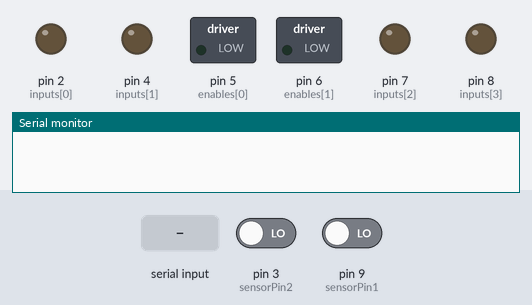
The sketch below on a simulated Arduino Uno, built with avr-gcc and run on an emulated ATmega328P. Parts: switched loads named in the sketch (green lamp = pin HIGH), output pins drawn as LEDs (lit = HIGH), the last lines printed to the serial monitor. The inputs (shaded band) are chosen by the test bench; at power-on: pin 3 (sensorPin2) LOW, pin 9 (sensorPin1) LOW.

Above: at 1.2 s.
1.3 s: "S" received over the second serial link
At 2.5 s:
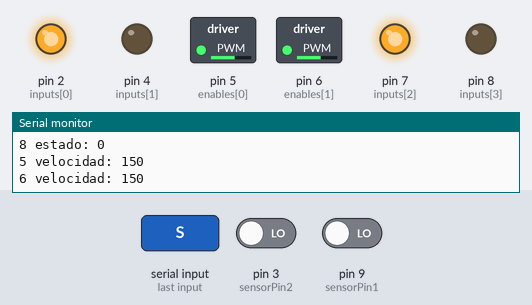
2.8 s: "W" received over the second serial link
At 3.8 s:
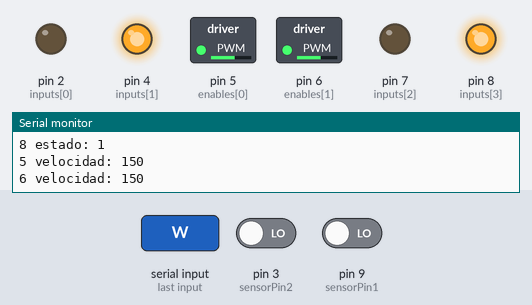
4.3 s: "A" received over the second serial link
At 4.9 s:
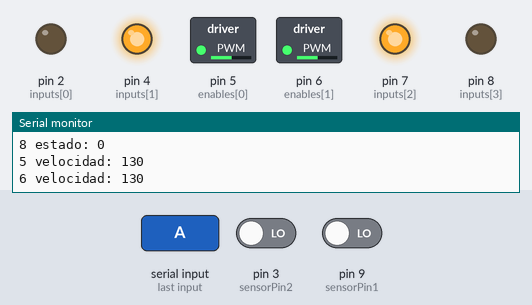
5.8 s: "D" received over the second serial link
At 7.0 s:
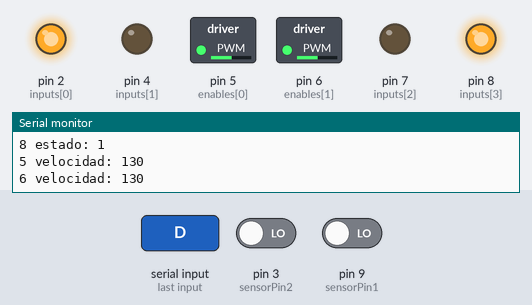
7.3 s: pin 3 (sensorPin2) driven HIGH
At 8.6 s:
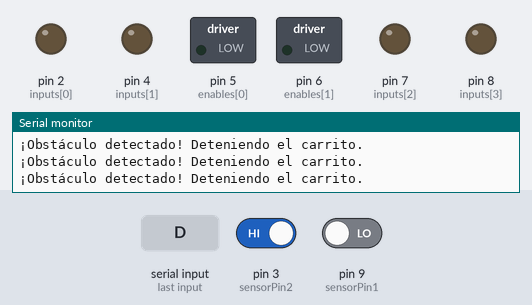
Timing chart, 0 to 10.3 s (numbered marks = the images above; inputs shaded):
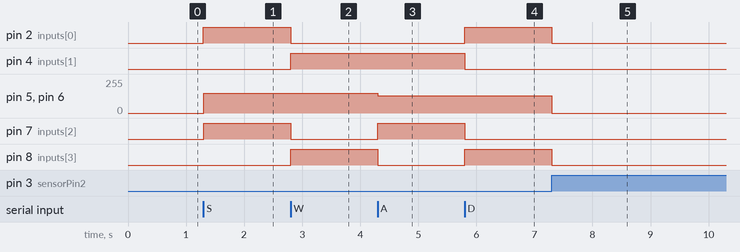

The sketch:

Prueba2.ino
```cpp
#include <SoftwareSerial.h>
SoftwareSerial BT1(10,11); // RX, TX recordar que se cruzan

// Pines para los motores
int inputs[4] = {2, 4, 7, 8};
int enables[2] = {5, 6};

// Matrices para estados y velocidades
int mestados[5][4] = {
  {1, 0, 1, 0},  // Avanzar
  {0, 1, 0, 1},  // Reversa
  {0, 0, 0, 0},  // Detenerse
  {0, 1, 1, 0},  // Izquierda
  {1, 0, 0, 1}   // Derecha
};
int velocidades[5][2] = {
  {150, 150},
  {150, 150},
  {0, 0},
  {130, 130},
  {130, 130}
};

// Pines para sensores infrarrojos
const int sensorPin1 = 9;
const int sensorPin2 = 3;

void setup() {
  Serial.begin(9600);
  BT1.begin(9600);
  BT1.setTimeout(10);

  // Configurar pines de motores como salida
  for (int i = 0; i < 4; i++) {
    pinMode(inputs[i], OUTPUT);
  }

  // Configurar pines de sensores como entrada
  pinMode(sensorPin1, INPUT);
  pinMode(sensorPin2, INPUT);
}

void loop() {
  // Detectar obstáculos
  int value1 = digitalRead(sensorPin1);  // Sensor infrarrojo 1
  int value2 = digitalRead(sensorPin2);  // Sensor infrarrojo 2

  // Si algún sensor detecta un obstáculo, detener el carrito
  if (value1 == HIGH || value2 == HIGH) {
    Serial.println("¡Obstáculo detectado! Deteniendo el carrito.");
    detenerCarrito();
    return;  // No continuar con comandos Bluetooth mientras haya un obstáculo
  }

  // Control por Bluetooth
  if (BT1.available() > 0) {
    byte numero = (byte)BT1.read();
    Serial.println(numero);

    int estado = -1;

    // Comandos Bluetooth
    if (numero == 83) estado = 0; // Avanzar
    if (numero == 87) estado = 1; // Reversa
    if (numero == 88) estado = 2; // Detenerse
    if (numero == 65) estado = 3; // Izquierda
    if (numero == 68) estado = 4; // Derecha

    // Si el comando es válido, actualizar motores
    if (estado != -1) {
      for (int i = 0; i < 4; i++) {
        digitalWrite(inputs[i], mestados[estado][i]);
        Serial.println(String(inputs[i]) + " estado: " + String(mestados[estado][i]));
      }

      for (int i = 0; i < 2; i++) {
        analogWrite(enables[i], velocidades[estado][i]);
        Serial.println(String(enables[i]) + " velocidad: " + String(velocidades[estado][i]));
      }
    }
  }
}

// Función para detener el carrito
void detenerCarrito() {
  for (int i = 0; i < 4; i++) {
    digitalWrite(inputs[i], mestados[2][i]);  // Usar el estado "detenerse"
  }
  for (int i = 0; i < 2; i++) {
    analogWrite(enables[i], velocidades[2][i]);
  }
}
```

Measured:
- after the input at 1.3 s, pin 2 (inputs[0]), pin 7 (inputs[2]): LOW → HIGH at once; pin 5 (enables[0]), pin 6 (enables[1]): 0/255 → 150/255 at once
- after the input at 2.8 s, pin 2 (inputs[0]), pin 7 (inputs[2]): HIGH → LOW at once; pin 4 (inputs[1]), pin 8 (inputs[3]): LOW → HIGH at once
- after the input at 4.3 s, pin 5 (enables[0]), pin 6 (enables[1]): 150/255 → 130/255 at once; pin 7 (inputs[2]): LOW → HIGH at once; pin 8 (inputs[3]): HIGH → LOW at once
- after the input at 5.8 s, pin 2 (inputs[0]), pin 8 (inputs[3]): LOW → HIGH at once; pin 4 (inputs[1]), pin 7 (inputs[2]): HIGH → LOW at once
- after the input at 7.3 s, pin 2 (inputs[0]), pin 8 (inputs[3]): HIGH → LOW at once; pin 5 (enables[0]), pin 6 (enables[1]): 130/255 → 0/255 at once
